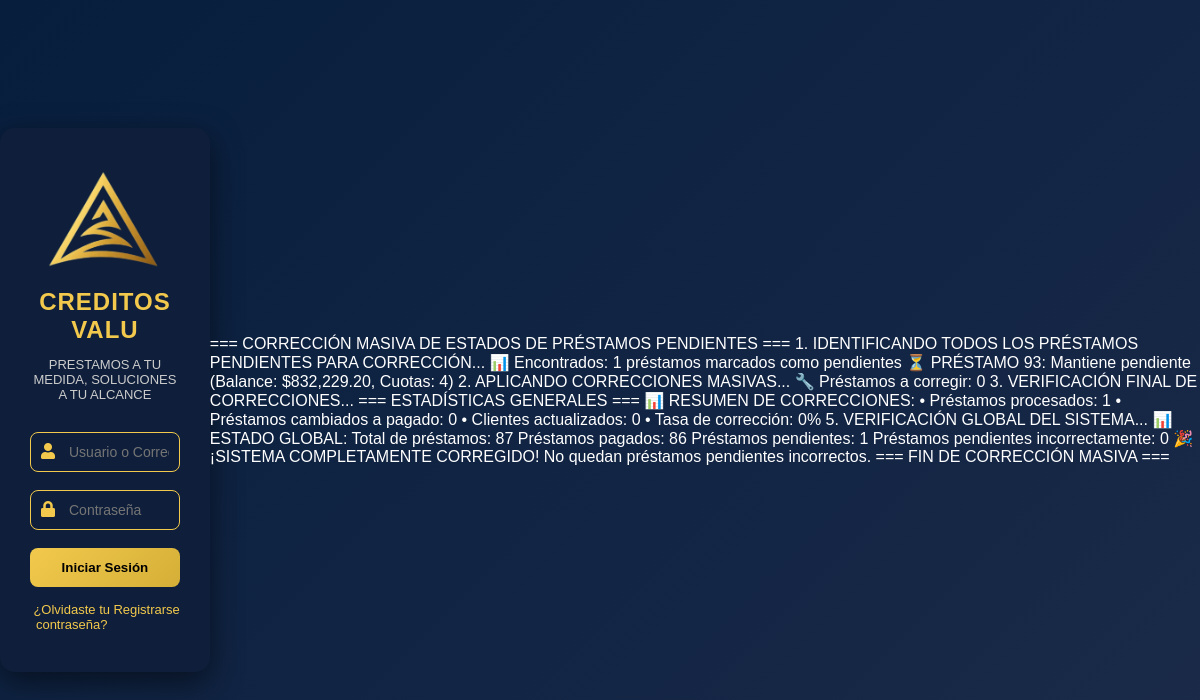
Before: /mass_loan_status_fix.php with the older database file.
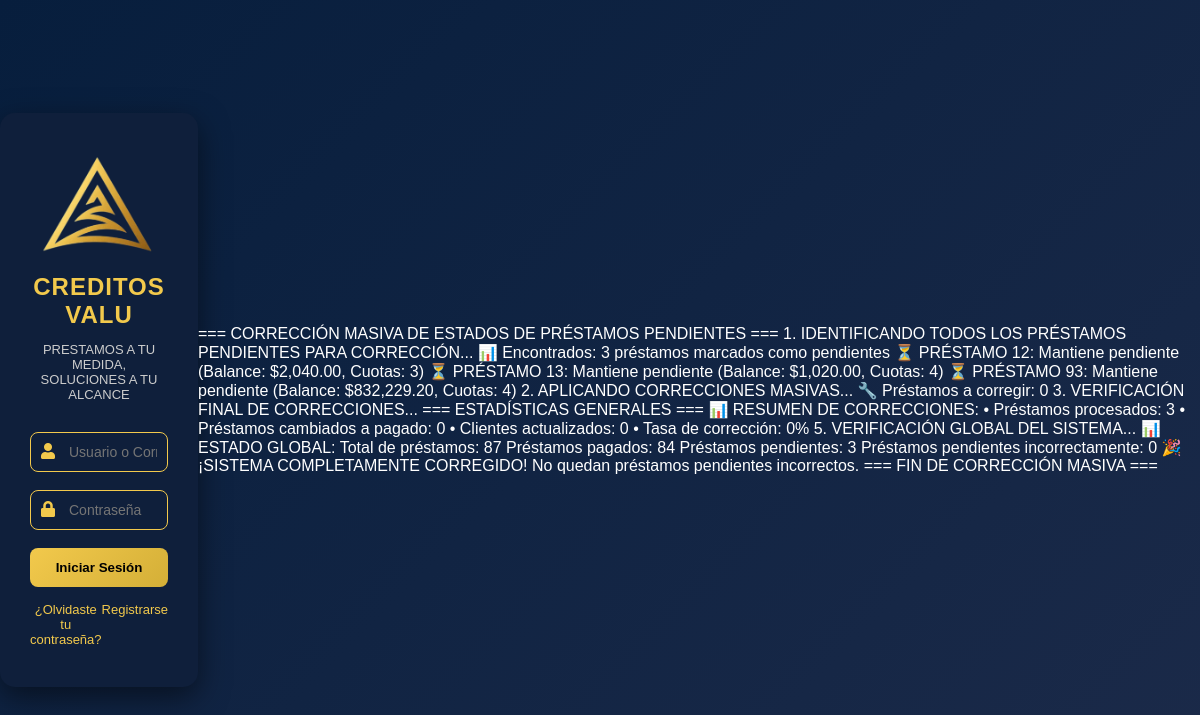
After: the same page with the newer database file.
### tables this page shows
CREATE TABLE `loans` (
  `id` int(11) NOT NULL,
  `num_prestamo` int(11) NOT NULL DEFAULT 0,
  `customer_id` int(11) NOT NULL,
  `credit_amount` decimal(15,2) NOT NULL,
  `balance` decimal(15,2) DEFAULT 0.00,
  `interest_amount` decimal(15,2) NOT NULL,
  `num_fee` int(3) NOT NULL,
  `fee_amount` decimal(10,2) NOT NULL,
  `payment_m` varchar(15) NOT NULL,
  `amortization_type` enum('francesa','estaunidense','mixta') NOT NULL,
  `coin_id` int(11) NOT NULL,
  `date` date NOT NULL,
  `status` bit(1) NOT NULL DEFAULT b'1',
  `created_by` int(11) DEFAULT NULL,
  `assigned_user_id` int(11) DEFAULT NULL,
  `tipo_cliente` enum('normal','especial') DEFAULT 'normal'
);

### mass_loan_status_fix.php (the view, shortened to what this page needs)
<?php
$CI =& get_instance();
$corrections_made = [
    'loans_to_paid' => 0,
    'customers_updated' => 0,
    'total_processed' => 0,
    'logs' => []
];
echo "1. IDENTIFICANDO TODOS LOS PRÉSTAMOS PENDIENTES PARA CORRECCIÓN...\n";
$query_pending_loans = $CI->db->query("
    SELECT
        l.id as loan_id,
        l.customer_id,
        l.status as loan_status,
        l.amortization_type,
        COALESCE(calc.total_expected, 0) as total_expected,
        COALESCE(calc.total_paid, 0) as total_paid,
        COALESCE(calc.balance_amount, 0) as balance_amount,
        COALESCE(calc.pending_installments, 0) as pending_installments,
        COALESCE(calc.condoned_count, 0) as condoned_count
    FROM loans l
    LEFT JOIN (
        SELECT
            li.loan_id,
            SUM(CASE WHEN li.extra_payment != 3 THEN COALESCE(li.fee_amount, 0) ELSE 0 END) AS total_expected,
            SUM(COALESCE(li.interest_paid, 0) + COALESCE(li.capital_paid, 0)) AS total_paid,
            GREATEST(0, SUM(CASE WHEN li.extra_payment != 3 THEN COALESCE(li.fee_amount, 0) ELSE 0 END) - SUM(COALESCE(li.interest_paid, 0) + COALESCE(li.capital_paid, 0))) AS balance_amount,
            SUM(CASE WHEN li.status IN (1, 3) THEN 1 ELSE 0 END) AS pending_installments,
            SUM(CASE WHEN li.extra_payment = 3 THEN 1 ELSE 0 END) AS condoned_count
        FROM loan_items li
        GROUP BY li.loan_id
    ) calc ON calc.loan_id = l.id
    WHERE l.status = 1  -- Solo préstamos marcados como pendientes
    ORDER BY l.id
");
$pending_loans = $query_pending_loans->result();
echo "   📊 Encontrados: " . count($pending_loans) . " préstamos marcados como pendientes\n\n";
$loans_to_fix = [];
foreach ($pending_loans as $loan) {
    $corrections_made['total_processed']++;
    $should_be_paid = false;
    $reason = '';
    if ($should_be_paid) {
        $loans_to_fix[] = [
            'loan' => $loan,
            'reason' => $reason
        ];
        echo "   ✅ PRÉSTAMO {$loan->loan_id}: {$reason}\n";
    } else {
        echo "   ⏳ PRÉSTAMO {$loan->loan_id}: Mantiene pendiente (Balance: $" . number_format($loan->balance_amount, 2) . ", Cuotas: {$loan->pending_installments})\n";
    }
}
echo "\n2. APLICANDO CORRECCIONES MASIVAS...\n";
echo "   🔧 Préstamos a corregir: " . count($loans_to_fix) . "\n\n";
echo "\n3. VERIFICACIÓN FINAL DE CORRECCIONES...\n";
echo "\n=== ESTADÍSTICAS GENERALES ===\n\n";
echo "📊 RESUMEN DE CORRECCIONES:\n";
echo "   • Préstamos procesados: {$corrections_made['total_processed']}\n";
echo "   • Préstamos cambiados a pagado: {$corrections_made['loans_to_paid']}\n";
echo "   • Clientes actualizados: {$corrections_made['customers_updated']}\n";
echo "   • Tasa de corrección: " . (count($pending_loans) > 0 ? round(($corrections_made['loans_to_paid'] / count($pending_loans)) * 100, 1) : 0) . "%\n\n";
echo "5. VERIFICACIÓN GLOBAL DEL SISTEMA...\n";
$global_check_query = $CI->db->query("
    SELECT
        COUNT(*) as total_loans,
        SUM(CASE WHEN l.status = 0 THEN 1 ELSE 0 END) as paid_loans,
        SUM(CASE WHEN l.status = 1 THEN 1 ELSE 0 END) as pending_loans,
        SUM(CASE WHEN l.status = 1 AND COALESCE(calc.balance_amount, 0) <= 0.01 THEN 1 ELSE 0 END) as wrongly_pending
    FROM loans l
    LEFT JOIN (
        SELECT loan_id,
               GREATEST(0, SUM(CASE WHEN extra_payment != 3 THEN fee_amount ELSE 0 END) - SUM(interest_paid + capital_paid)) as balance_amount
        FROM loan_items GROUP BY loan_id
    ) calc ON calc.loan_id = l.id
");
$global_stats = $global_check_query->row();
echo "   📊 ESTADO GLOBAL:\n";
echo "      Total de préstamos: {$global_stats->total_loans}\n";
echo "      Préstamos pagados: {$global_stats->paid_loans}\n";
echo "      Préstamos pendientes: {$global_stats->pending_loans}\n";
echo "      Préstamos pendientes incorrectamente: {$global_stats->wrongly_pending}\n\n";
if (($global_stats->wrongly_pending ?? 0) == 0) {
    echo "   🎉 ¡SISTEMA COMPLETAMENTE CORREGIDO! No quedan préstamos pendientes incorrectos.\n\n";
} else {
    echo "   ⚠️  Aún quedan {$global_stats->wrongly_pending} préstamos que requieren atención adicional.\n\n";
}
echo "=== FIN DE CORRECCIÓN MASIVA ===\n";
?>

Changed rows visible on the page:
now on this page (row edited): loans: id "12", balance_amount "2,040.00", pending_installments "3"
now on this page (row edited): loans: id "13", balance_amount "1,020.00", pending_installments "4"
shown differently, row unchanged: loans id 93: status "1" → (not shown)
Other visible differences:
count($pending_loans): "1" → "3"
$corrections_made['total_processed']: (not shown) → "3"
$global_stats->paid_loans: "86" → "84"
$global_stats->pending_loans: "1" → "3"
